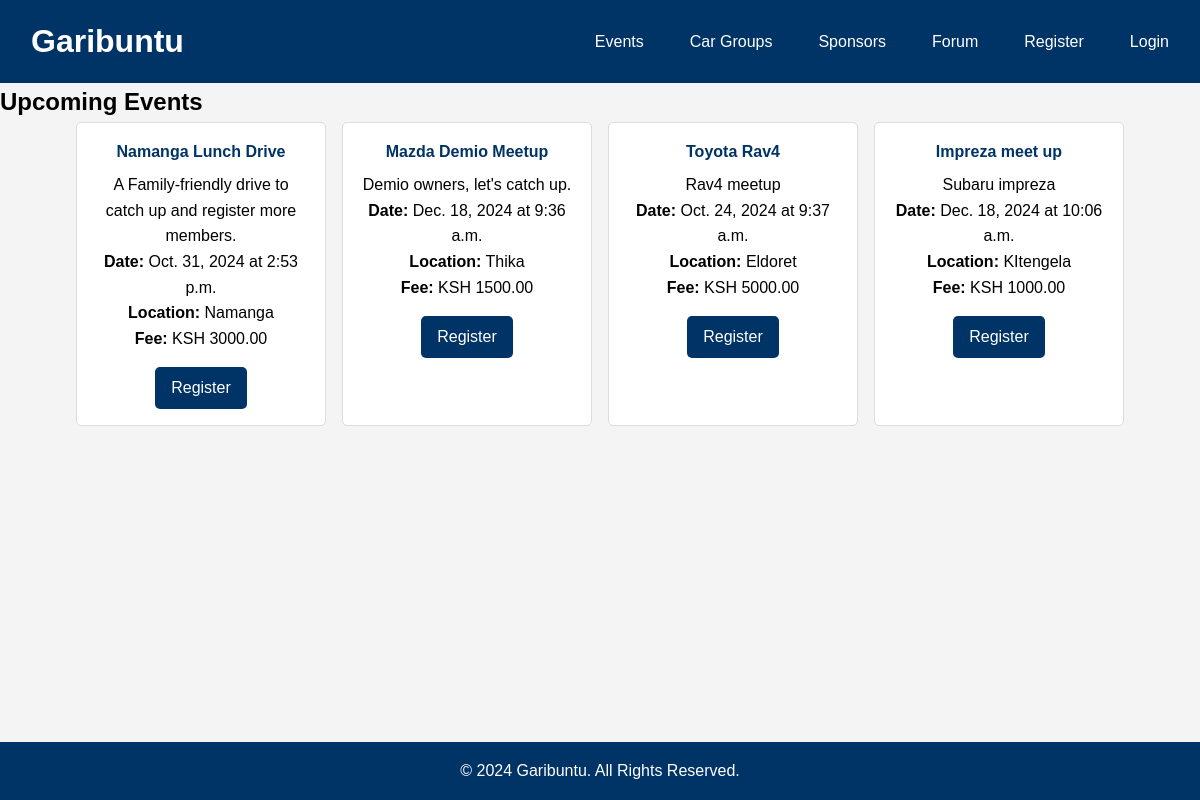
Screenshot of /events/ with the database file from the repository.
### events/models.py (models this page shows, shortened)
class Event(models.Model):
    title = models.CharField(max_length=100)
    description = models.TextField()
    date = models.DateField()
    time = models.TimeField()
    location = models.CharField(max_length=255)
    registration_fee = models.DecimalField(max_digits=10, decimal_places=2)
    group = models.ForeignKey(CarGroup, on_delete=models.CASCADE, related_name='events')
    created_by = models.ForeignKey(User, on_delete=models.CASCADE, related_name='organized_events')
    attendees = models.ManyToManyField(User, through='EventRegistration', related_name='events')

### events/views.py (the view)
# urls.py: path('', views.event_list, name='event_list'),
def event_list(request):
    events = Event.objects.all()
    return render(request, 'event_list.html', {'events':events})

### events/templates/event_list.html (shortened to what this page needs)
{% extends "base.html" %}
{% block content %}
<h2>Upcoming Events</h2>
<div class="card-container">
    {% for event in events %}
        <div class="card">
            <h4>{{ event.title }}</h4>
            <p>{{ event.description }}</p>
            <p><strong>Date:</strong> {{ event.date }} at {{ event.time }}</p>
            <p><strong>Location:</strong> {{ event.location }}</p>
            <p><strong>Fee:</strong> KSH {{ event.registration_fee }}</p>
            <a href="{% url 'events:register_for_event' event.id %}" class="btn">Register</a>
        </div>
    {% endfor %}
</div>
{% endblock %}

### garibuntu/static/css/styles.css (style rules this page uses)
* { margin: 0; padding: 0; box-sizing: border-box; }
body { font-family: Arial, sans-serif; line-height: 1.6; background-color: #f4f4f4; }
.card-container { display: flex; flex-wrap: wrap; gap: 1rem; justify-content: center; }
.card { background: #ffffff; border: 1px solid #ddd; border-radius: 5px; padding: 1rem; width: 250px; text-align: center; }
.card h4 { color: #003366; margin-bottom: 0.5rem; }
.card .btn { display: inline-block; margin-top: 1rem; padding: 0.5rem 1rem; color: #ffffff; background: #003366; text-decoration: none; border-radius: 5px; }
.btn { display: inline-block; margin-top: 10px; padding: 8px 16px; background-color: #007bff; color: #fff; text-decoration: none; border-radius: 4px; }

### rows the page displays
Event: title "Namanga Lunch Drive", description "A Family-friendly drive to catch up and register more members.", date "Oct. 31, 2024", time "2:53 p.m.", location "Namanga", registration_fee "3000.00"
Event: title "Mazda Demio Meetup", description "Demio owners, let's catch up.", date "Dec. 18, 2024", time "9:36 a.m.", location "Thika", registration_fee "1500.00"
Event: title "Toyota Rav4", description "Rav4 meetup", date "Oct. 24, 2024", time "9:37 a.m.", location "Eldoret", registration_fee "5000.00"
Event: title "Impreza meet up", description "Subaru impreza", date "Dec. 18, 2024", time "10:06 a.m.", location "KItengela", registration_fee "1000.00"
